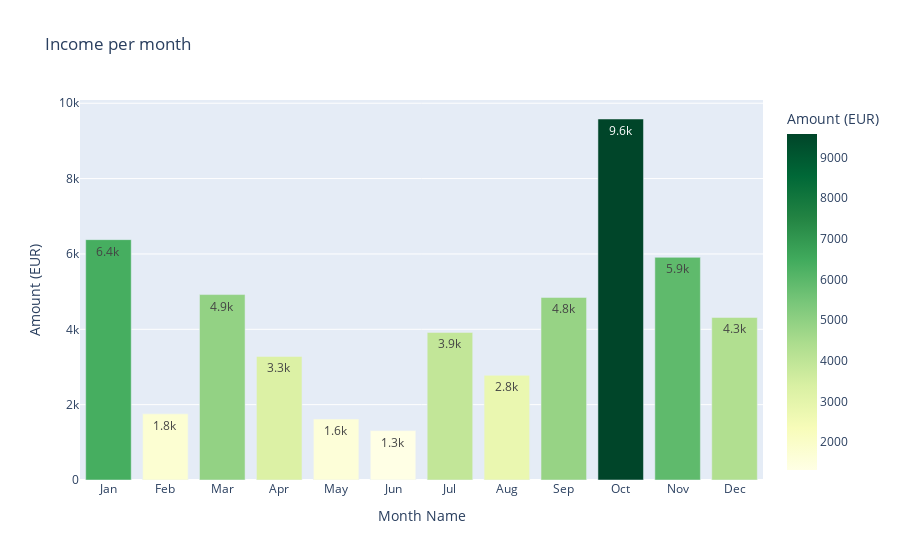

Here is the notebook cell this chart was saved with:
### Code cell
income_monthly_2023 = make_monthly_bar_chart(data, 2023, 'Income')
income_monthly_2023

### Figure 1 — Plotly figure (JSON) as saved in the notebook; plotly's stock layout.template omitted (floating-point values rounded to 4 significant figures)
{"data": [{"alignmentgroup": "True", "hovertemplate": "Month Name=%{x}<br>Amount (EUR)=%{marker.color}<extra></extra>", "legendgroup": "", "marker": {"color": [6380.0, 1756.0, 4922.0, 3280.0, 1620.0, 1312.0, 3916, 2779.0, 4847.0, 9582.0, 5910.0, 4314.0], "coloraxis": "coloraxis", "pattern": {"shape": ""}}, "name": "", "offsetgroup": "", "orientation": "v", "showlegend": false, "textposition": "auto", "texttemplate": "%{y:.2s}", "type": "bar", "x": ["Jan", "Feb", "Mar", "Apr", "May", "Jun", "Jul", "Aug", "Sep", "Oct", "Nov", "Dec"], "xaxis": "x", "y": [6380.0, 1756.0, 4922.0, 3280.0, 1620.0, 1312.0, 3916, 2779.0, 4847.0, 9582.0, 5910.0, 4314.0], "yaxis": "y"}], "layout": {"barmode": "relative", "coloraxis": {"colorbar": {"title": {"text": "Amount (EUR)"}}, "colorscale": [[0, "rgb(255,255,229)"], [0.125, "rgb(247,252,185)"], [0.25, "rgb(217,240,163)"], [0.375, "rgb(173,221,142)"], [0.5, "rgb(120,198,121)"], [0.625, "rgb(65,171,93)"], [0.75, "rgb(35,132,67)"], [0.875, "rgb(0,104,55)"], [1, "rgb(0,69,41)"]]}, "legend": {"tracegroupgap": 0}, "title": {"text": "Income per month"}, "xaxis": {"anchor": "y", "domain": [0, 1], "title": {"text": "Month Name"}}, "yaxis": {"anchor": "x", "domain": [0, 1], "title": {"text": "Amount (EUR)"}}}}
